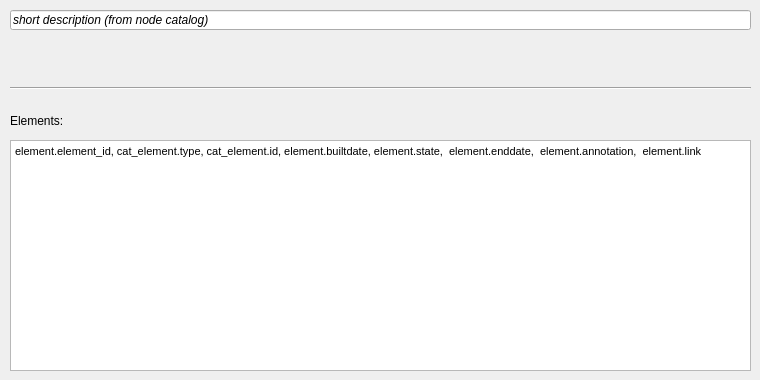
     <widget class="QWidget" name="tab_2">
      <attribute name="title">
       <string>Filter</string>
      </attribute>
      <widget class="QLineEdit" name="cat_node_descript_7">
       <property name="geometry">
        <rect>
         <x>10</x>
         <y>10</y>
         <width>741</width>
         <height>20</height>
        </rect>
       </property>
       <property name="font">
        <font>
         <italic>true</italic>
        </font>
       </property>
       <property name="text">
        <string>short description (from node catalog)</string>
       </property>
      </widget>
      <widget class="Line" name="line_15">
       <property name="geometry">
        <rect>
         <x>10</x>
         <y>80</y>
         <width>741</width>
         <height>16</height>
        </rect>
       </property>
       <property name="orientation">
        <enum>Qt::Horizontal</enum>
       </property>
      </widget>
      <widget class="QLabel" name="label_elements_7">
       <property name="geometry">
        <rect>
         <x>10</x>
         <y>110</y>
         <width>90</width>
         <height>22</height>
        </rect>
       </property>
       <property name="font">
        <font>
         <pointsize>9</pointsize>
        </font>
       </property>
       <property name="frameShape">
        <enum>QFrame::NoFrame</enum>
       </property>
       <property name="frameShadow">
        <enum>QFrame::Plain</enum>
       </property>
       <property name="text">
        <string>Elements:</string>
       </property>
       <property name="textFormat">
        <enum>Qt::AutoText</enum>
       </property>
       <property name="scaledContents">
        <bool>false</bool>
       </property>
       <property name="alignment">
        <set>Qt::AlignLeading|Qt::AlignLeft|Qt::AlignVCenter</set>
       </property>
       <property name="margin">
        <number>3</number>
       </property>
      </widget>
      <widget class="QTextEdit" name="element_8">
       <property name="geometry">
        <rect>
         <x>10</x>
         <y>140</y>
         <width>741</width>
         <height>231</height>
        </rect>
       </property>
       <property name="html">
        <string>&lt;!DOCTYPE HTML PUBLIC &quot;-//W3C//DTD HTML 4.0//EN&quot; &quot;http://www.w3.org/TR/REC-html40/strict.dtd&quot;&gt;
&lt;html&gt;&lt;head&gt;&lt;meta name=&quot;qrichtext&quot; content=&quot;1&quot; /&gt;&lt;style type=&quot;text/css&quot;&gt;
p, li { white-space: pre-wrap; }
&lt;/style&gt;&lt;/head&gt;&lt;body style=&quot; font-family:'MS Shell Dlg 2'; font-size:8.25pt; font-weight:400; font-style:normal;&quot;&gt;
&lt;p style=&quot; margin-top:0px; margin-bottom:0px; margin-left:0px; margin-right:0px; -qt-block-indent:0; text-indent:0px;&quot;&gt;&lt;span style=&quot; font-size:8pt;&quot;&gt;element.element_id, cat_element.type, cat_element.id, element.builtdate, element.state,  element.enddate,  element.annotation,  element.link&lt;/span&gt;&lt;/p&gt;&lt;/body&gt;&lt;/html&gt;</string>
       </property>
      </widget>
     </widget>
